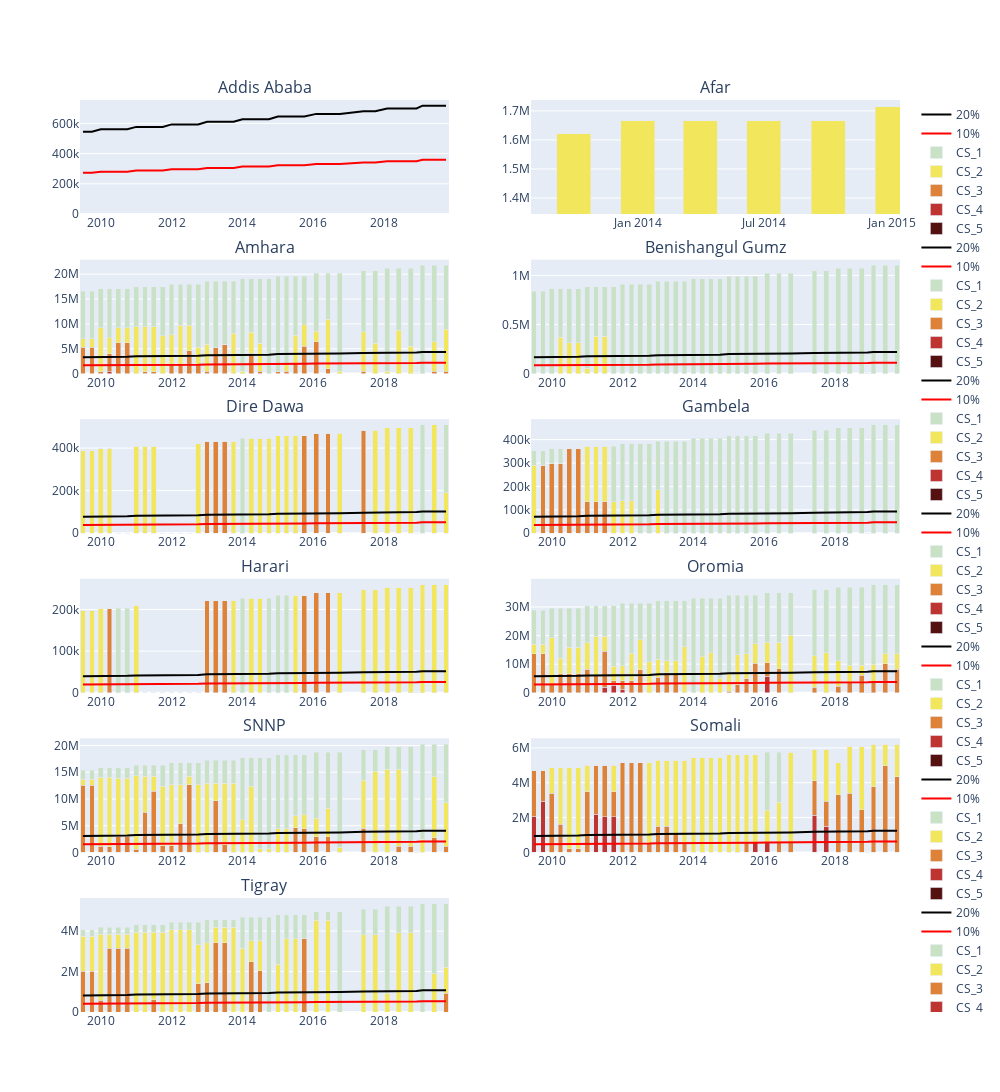

This figure's notebook cell:
### Code cell
# data=df_ipc[df_ipc.ADM1_EN=="Oromia"]
colp_num=2
num_adm=len(df_ipc.ADM1_EN.unique())
rows=num_adm // colp_num
rows+=num_adm % colp_num
fig = make_subplots(
    rows=rows, cols=colp_num,subplot_titles=list(df_ipc.ADM1_EN.unique()),vertical_spacing=0.05)
for k,a in enumerate(df_ipc.ADM1_EN.unique()):
    col = k%colp_num + 1
    row = int(str((k/colp_num) + 1)[0])
#     print(k)
    data=df_ipc[df_ipc.ADM1_EN==a]
    CS_list=[]
    color_map = {1:'#C9E1C5', 2:'#F2E65D', 3:'#DD8236', 4:'#BD3430', 5:'#551010', 99: '#CCCCCC'}
    for i in range(5,0,-1):
        fig.add_trace(go.Bar(name=f'CS_{i}',x=data["date"],y=data[f"CS_{i}"],marker_color=color_map[i]),row=row,col=col)
    fig.add_trace(go.Scatter(x=data['date'], y=data['adjusted_population']/10,line=dict(
                    color='Red'),name="10%"),row=row,col=col)
    fig.add_trace(go.Scatter(x=data['date'], y=data['adjusted_population']/5,line=dict(
                    color='black'),name="20%"),row=row,col=col)
#     fig.add_trace(data=CS_list,row=k,col=1)
# Change the bar mode
fig.update_layout(barmode='stack',width=1000,height=3000)
fig.show()
